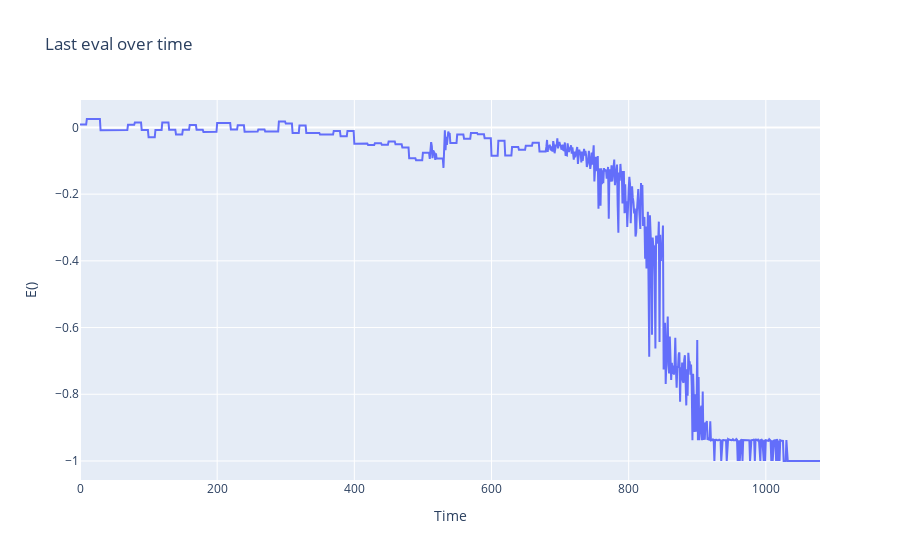

Notebook code for this chart:
### Code cell
#plot last positives
fig = go.Figure()
fig.add_trace(go.Scatter(x=np.arange(len(lasts)), y=lasts, mode='lines'))
fig.update_layout(title='Last eval over time', xaxis_title='Time', yaxis_title='E()')
fig.show()

### Figure 1 — Plotly figure (JSON) as saved in the notebook; plotly's stock layout.template omitted (floating-point values rounded to 4 significant figures; data arrays with more than 128 entries replaced by an {"elided": "..."} marker saying what was removed)
{"data": [{"mode": "lines", "type": "scatter", "x": {"elided": "1080 int values"}, "y": {"elided": "1080 float values"}}], "layout": {"title": {"text": "Last eval over time"}, "xaxis": {"title": {"text": "Time"}}, "yaxis": {"title": {"text": "E()"}}}}
